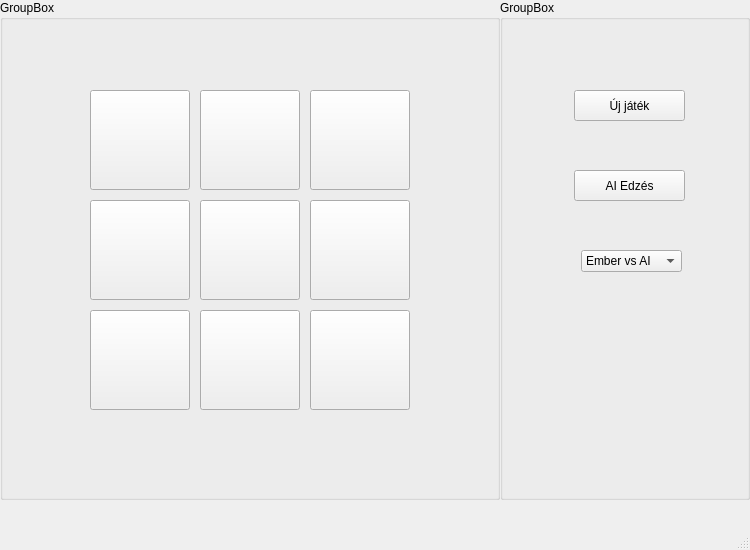
<?xml version="1.0" encoding="UTF-8"?>
<ui version="4.0">
 <class>MainWindow</class>
 <widget class="QMainWindow" name="MainWindow">
  <property name="geometry">
   <rect>
    <x>0</x>
    <y>0</y>
    <width>750</width>
    <height>550</height>
   </rect>
  </property>
  <property name="windowTitle">
   <string>Tic-Tac-Toe</string>
  </property>
  <widget class="QWidget" name="centralwidget">
   <widget class="QGroupBox" name="game_panel">
    <property name="geometry">
     <rect>
      <x>0</x>
      <y>0</y>
      <width>500</width>
      <height>500</height>
     </rect>
    </property>
    <property name="title">
     <string>GroupBox</string>
    </property>
    <widget class="QPushButton" name="pushButton_1">
     <property name="geometry">
      <rect>
       <x>90</x>
       <y>90</y>
       <width>100</width>
       <height>100</height>
      </rect>
     </property>
     <property name="font">
      <font>
       <pointsize>30</pointsize>
       <bold>true</bold>
      </font>
     </property>
     <property name="text">
      <string/>
     </property>
     <attribute name="buttonGroup">
      <string notr="true">buttonGroup</string>
     </attribute>
    </widget>
    <widget class="QPushButton" name="pushButton_2">
     <property name="geometry">
      <rect>
       <x>200</x>
       <y>90</y>
       <width>100</width>
       <height>100</height>
      </rect>
     </property>
     <property name="font">
      <font>
       <pointsize>30</pointsize>
       <bold>true</bold>
      </font>
     </property>
     <property name="text">
      <string/>
     </property>
     <attribute name="buttonGroup">
      <string notr="true">buttonGroup</string>
     </attribute>
    </widget>
    <widget class="QPushButton" name="pushButton_3">
     <property name="geometry">
      <rect>
       <x>310</x>
       <y>90</y>
       <width>100</width>
       <height>100</height>
      </rect>
     </property>
     <property name="font">
      <font>
       <pointsize>30</pointsize>
       <bold>true</bold>
      </font>
     </property>
     <property name="text">
      <string/>
     </property>
     <attribute name="buttonGroup">
      <string notr="true">buttonGroup</string>
     </attribute>
    </widget>
    <widget class="QPushButton" name="pushButton_4">
     <property name="geometry">
      <rect>
       <x>90</x>
       <y>200</y>
       <width>100</width>
       <height>100</height>
      </rect>
     </property>
     <property name="font">
      <font>
       <pointsize>30</pointsize>
       <bold>true</bold>
      </font>
     </property>
     <property name="text">
      <string/>
     </property>
     <attribute name="buttonGroup">
      <string notr="true">buttonGroup</string>
     </attribute>
    </widget>
    <widget class="QPushButton" name="pushButton_5">
     <property name="geometry">
      <rect>
       <x>200</x>
       <y>200</y>
       <width>100</width>
       <height>100</height>
      </rect>
     </property>
     <property name="font">
      <font>
       <pointsize>30</pointsize>
       <bold>true</bold>
      </font>
     </property>
     <property name="text">
      <string/>
     </property>
     <attribute name="buttonGroup">
      <string notr="true">buttonGroup</string>
     </attribute>
    </widget>
    <widget class="QPushButton" name="pushButton_6">
     <property name="geometry">
      <rect>
       <x>310</x>
       <y>200</y>
       <width>100</width>
       <height>100</height>
      </rect>
     </property>
     <property name="font">
      <font>
       <pointsize>30</pointsize>
       <bold>true</bold>
      </font>
     </property>
     <property name="text">
      <string/>
     </property>
     <attribute name="buttonGroup">
      <string notr="true">buttonGroup</string>
     </attribute>
    </widget>
    <widget class="QPushButton" name="pushButton_7">
     <property name="geometry">
      <rect>
       <x>90</x>
       <y>310</y>
       <width>100</width>
       <height>100</height>
      </rect>
     </property>
     <property name="font">
      <font>
       <pointsize>30</pointsize>
       <bold>true</bold>
      </font>
     </property>
     <property name="text">
      <string/>
     </property>
     <attribute name="buttonGroup">
      <string notr="true">buttonGroup</string>
     </attribute>
    </widget>
    <widget class="QPushButton" name="pushButton_8">
     <property name="geometry">
      <rect>
       <x>200</x>
       <y>310</y>
       <width>100</width>
       <height>100</height>
      </rect>
     </property>
     <property name="font">
      <font>
       <pointsize>30</pointsize>
       <bold>true</bold>
      </font>
     </property>
     <property name="text">
      <string/>
     </property>
     <attribute name="buttonGroup">
      <string notr="true">buttonGroup</string>
     </attribute>
    </widget>
    <widget class="QPushButton" name="pushButton_9">
     <property name="geometry">
      <rect>
       <x>310</x>
       <y>310</y>
       <width>100</width>
       <height>100</height>
      </rect>
     </property>
     <property name="font">
      <font>
       <pointsize>30</pointsize>
       <bold>true</bold>
      </font>
     </property>
     <property name="text">
      <string/>
     </property>
     <attribute name="buttonGroup">
      <string notr="true">buttonGroup</string>
     </attribute>
    </widget>
    <widget class="QLabel" name="result_text">
     <property name="geometry">
      <rect>
       <x>200</x>
       <y>29</y>
       <width>101</width>
       <height>31</height>
      </rect>
     </property>
     <property name="font">
      <font>
       <pointsize>14</pointsize>
       <bold>true</bold>
      </font>
     </property>
     <property name="text">
      <string/>
     </property>
    </widget>
   </widget>
   <widget class="QGroupBox" name="control_panel">
    <property name="geometry">
     <rect>
      <x>500</x>
      <y>0</y>
      <width>250</width>
      <height>500</height>
     </rect>
    </property>
    <property name="title">
     <string>GroupBox</string>
    </property>
    <widget class="QPushButton" name="new_game">
     <property name="geometry">
      <rect>
       <x>74</x>
       <y>90</y>
       <width>111</width>
       <height>31</height>
      </rect>
     </property>
     <property name="text">
      <string>Új játék</string>
     </property>
    </widget>
    <widget class="QPushButton" name="ai_training">
     <property name="geometry">
      <rect>
       <x>74</x>
       <y>170</y>
       <width>111</width>
       <height>31</height>
      </rect>
     </property>
     <property name="text">
      <string>AI Edzés</string>
     </property>
    </widget>
    <widget class="QComboBox" name="game_mode">
     <property name="geometry">
      <rect>
       <x>81</x>
       <y>250</y>
       <width>101</width>
       <height>22</height>
      </rect>
     </property>
     <item>
      <property name="text">
       <string>Ember vs AI</string>
      </property>
     </item>
     <item>
      <property name="text">
       <string>AI vs AI</string>
      </property>
     </item>
    </widget>
   </widget>
  </widget>
  <widget class="QMenuBar" name="menubar">
   <property name="geometry">
    <rect>
     <x>0</x>
     <y>0</y>
     <width>750</width>
     <height>22</height>
    </rect>
   </property>
  </widget>
  <widget class="QStatusBar" name="statusbar"/>
 </widget>
 <resources/>
 <connections/>
 <buttongroups>
  <buttongroup name="buttonGroup"/>
 </buttongroups>
</ui>
